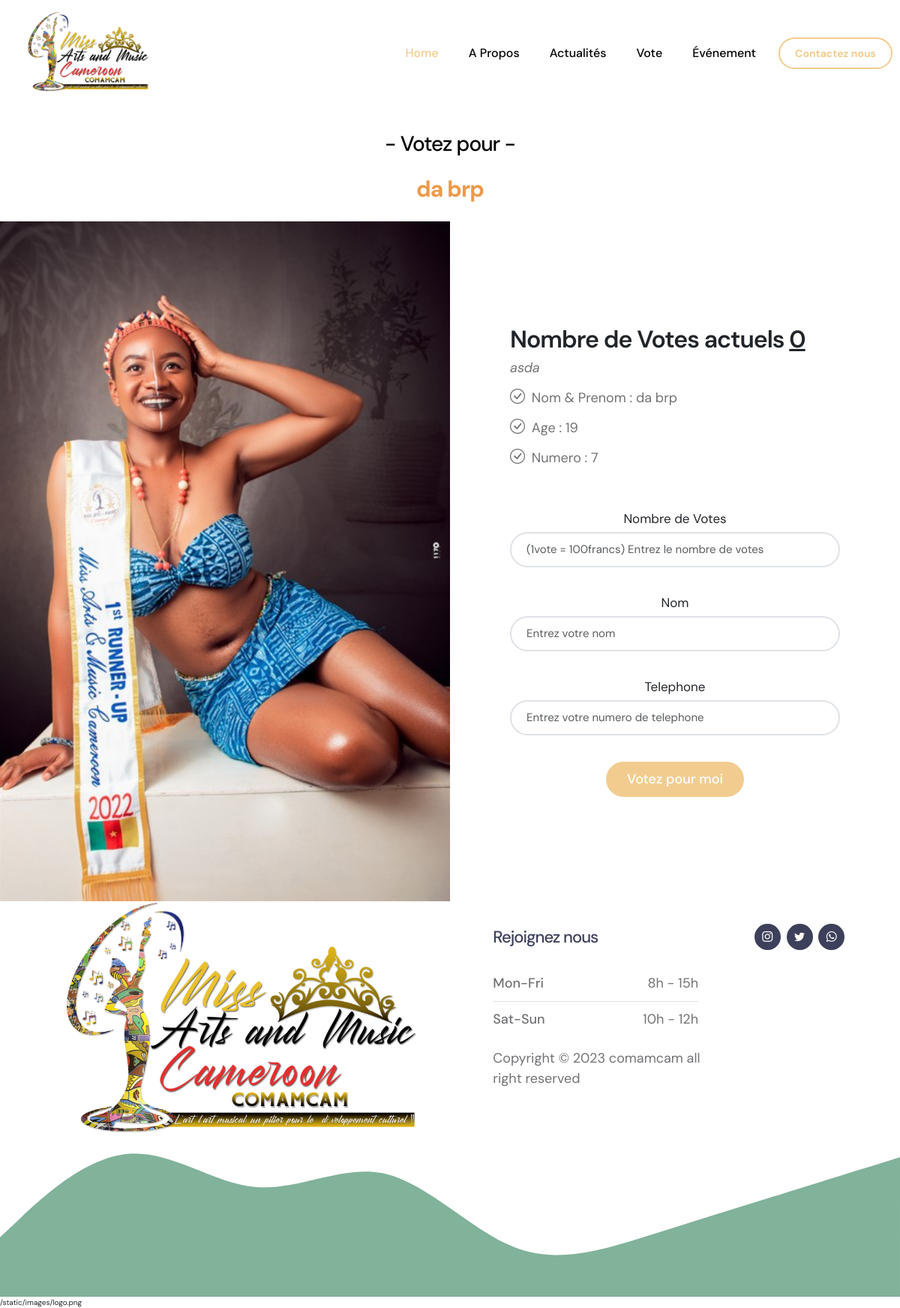
Page /candidat/7 on the committed database.
### miss/models.py (models this page shows, shortened)
class Candidat(models.Model):
    prenom = models.CharField(max_length=140, blank=True)
    nom = models.CharField(max_length=140, blank=True)
    numero = models.IntegerField(default=0)
    nombreVote = models.IntegerField(default=0, editable = False)
    profile_image = models.ImageField(upload_to = 'media', null = True, blank = True)
    age = models.IntegerField(default=0)
    projet = models.TextField(blank=True)

### miss/views.py (the view)
# urls.py: path("candidat/<int:numero>", views.candidatDetail, name="candidatDetail"),
def candidatDetail(request, numero):
    candidat = Candidat.objects.get(numero = numero)
    return render(request, 'votezH.html', {'candidat': candidat,})

### miss/templates/votezH.html (shortened to what this page needs)
{% extends "base.html" %}
{% load static %}
{% block content %}
<div style="padding-bottom: 150px;"></div>
  <section id="onfocus" class="onfocus">
    <div class="container-fluid p-0" data-aos="fade-up">
      <div class="container">
        <h3 class="text-center section-subheading"  style="margin-top: 25px;">- Votez pour -</h3>
        <h1 class="text-center section-heading">{{candidat.nom}} {{candidat.prenom}}</h1>
      </div>
      <div class="row g-0">
        <div class="col-lg-6 video-play position-relative">
          <img src="{{candidat.profile_image.url}}" class="img-flui" alt="">
        </div>
        <div class="col-lg-6">
          <div class="content d-flex flex-column justify-content-center h-100">
            <h3>Nombre de Votes actuels <span style="text-decoration: underline;">{{candidat.nombreVote}}</span></h3>
            <p class="fst-italic">
              {{candidat.projet}}
            </p>
            <ul>
              <li><i class="bi bi-check-circle"></i> Nom & Prenom : {{candidat.nom}} {{candidat.prenom}}</li>
              <li><i class="bi bi-check-circle"></i> Age : {{candidat.age}}</li>
              <li><i class="bi bi-check-circle"></i> Numero : {{candidat.numero}} </li>
            </ul>
            <div style="text-align: center; align-items: center; justify-content: center;">
                <form class="custom-form member-login-form" action="{% url 'votezH' candidat.id %}" method="POST" role="form">
                    <div class="member-login-form-body">
                        <div class="mb-4">
                            <label class="form-label mb-2" for="member-login-password">Nombre de Votes</label>
                            <input type="number" name="nbVote" id="member-login-password"  class="form-control" placeholder="(1vote = 100francs) Entrez le nombre de votes" required>
                        </div>
                        <div class="mb-4">
                            <label class="form-label mb-2" for="member-login-password">Nom</label>
                            <input type="text" name="nom" id="member-login-password"  class="form-control" placeholder="Entrez votre nom" required>
                        </div>
                        <div class="mb-4">
                            <label class="form-label mb-2" for="member-login-password">Telephone</label>
                            <input type="text" name="telephone" id="member-login-password"  class="form-control" placeholder="Entrez votre numero de telephone" required>
                        </div>
                        <div class="col-lg-5 col-md-7 col-8 mx-auto">
                            <button type="submit" class="form-control">Votez pour moi</button>
                        </div>
                    </div>
                </form>
          </div>
        </div>
      </div>
    </div>
  </section>
{% endblock %}

### miss/static/css/index.css (style rules this page uses)
:root { --white-color: #ffffff; --primary-color: #81B29A; --secondary-color: #3D405B; --section-bg-color: #F4F1DE; --custom-btn-bg-color: #F2CC8F; --custom-btn-bg-hover-color: #E07A5F; --dark-color: #000000; --p-color: #717275; --link-hover-color: #F2CC8F; --body-font-family: 'DM Sans', sans-serif; --h1-font-size: 42px; --h2-font-size: 36px; --h3-font-size: 28px; --h4-font-size: 24px; --h5-font-size: 22px; --h6-font-size: 20px; --p-font-size: 18px; --menu-font-size: 16px; --btn-font-size: 14px; --border-radius-large: 100px; --border-radius-medium: 20px; --border-radius-small: 10px; --font-weight-normal: 400; --font-weight-medium: 500; --font-weight-bold: 700; }
body { background-color: var(--white-color); font-family: var(--body-font-family); }
h2, h3, h4, h5, h6 { color: var(--dark-color); }
h1, h2, h3, h4, h5, h6 { font-weight: var(--font-weight-medium); letter-spacing: -1px; }
h1 { font-size: var(--h1-font-size); font-weight: var(--font-weight-bold); }
h3 { font-size: var(--h3-font-size); }
p { color: var(--p-color); font-size: var(--p-font-size); font-weight: var(--font-weight-normal); }
ul li { color: var(--p-color); font-size: var(--p-font-size); font-weight: var(--font-weight-normal); }
a, button { touch-action: manipulation; transition: all 0.3s; }
.custom-form .form-control { border-radius: var(--border-radius-large); border-width: 2px; box-shadow: none; color: var(--p-color); margin-bottom: 20px; padding: 10px; padding-left: 20px; outline: none; }
.custom-form button[type="submit"] { background: var(--custom-btn-bg-color); border: none; border-radius: var(--border-radius-large); color: var(--white-color); font-size: var(--p-font-size); font-weight: var(--font-weight-medium); transition: all 0.3s; margin-bottom: 0; padding-left: 10px; }

### miss/static/css/slider.css (style rules this page uses)
*, *::before, *::after { margin: 0; padding: 0; box-sizing: border-box; list-style-type: none; text-decoration: none; }
:root { --primary: #ec994b; --white: #ffffff; --bg: #f5f5f5; }
html { font-size: 62.5%; font-family: "Montserrat", sans-serif; scroll-behavior: smooth; }
.container { max-width: 124rem; padding: 0 1rem; margin: 0 auto; }
.text-center { text-align: center; }
.section-heading { font-size: 3rem; color: var(--primary); padding: 2rem 0; }

### miss/static/css/main.css (style rules this page uses)
.img-flui { object-fit: cover; width: 100%; }
.onfocus { padding: 0; }
.onfocus .video-play { min-height: 400px; }
.onfocus .content { background: linear-gradient(rgba(var(--color-secondary-rgb), 0.5), rgba(var(--color-secondary-rgb), 0.8)), url("../images/onfocus-content-bg.jpg") center center; background-size: cover; color: rgba(var(--color-white-rgb), 0.8); padding: 40px; }
@media (min-width: 768px) { .onfocus .content { padding: 80px; } }
.onfocus .content h3 { font-weight: 600; font-size: 32px; color: var(--color-white); }
.onfocus .content ul { list-style: none; padding: 0; }
.onfocus .content ul li { padding-bottom: 10px; }
.onfocus .content ul i { font-size: 20px; padding-right: 4px; color: var(--color-primary); }

### rows in the picture
Candidat: nom "da", prenom "brp", profile_image (picture), nombreVote "0", projet "asda", age "19", numero "7"
